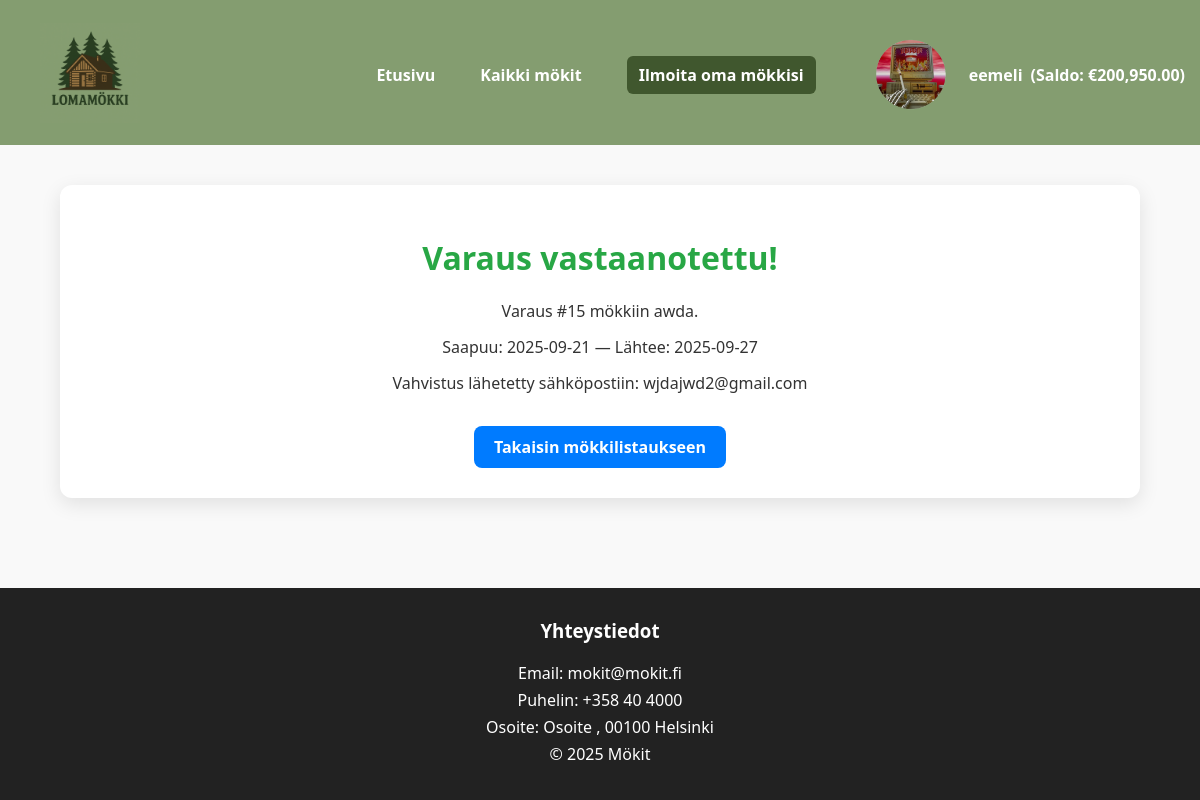
Page /booking_success.php?id=15 (signed in) on the committed database.
### tables this page shows
CREATE TABLE `users` (
  `id` int(11) NOT NULL,
  `username` varchar(100) NOT NULL,
  `email` varchar(255) NOT NULL,
  `phone` varchar(30) NOT NULL,
  `profile_image` varchar(255) DEFAULT NULL,
  `password` varchar(255) NOT NULL,
  `created_at` timestamp NOT NULL DEFAULT current_timestamp(),
  `balance` decimal(10,2) DEFAULT 0.00
);

CREATE TABLE `bookings` (
  `id` int(11) NOT NULL,
  `cabin_id` int(11) NOT NULL,
  `customer_name` varchar(150) NOT NULL,
  `customer_email` varchar(150) NOT NULL,
  `start_date` date NOT NULL,
  `end_date` date NOT NULL,
  `guests` int(11) NOT NULL,
  `created_at` timestamp NOT NULL DEFAULT current_timestamp(),
  `paid` decimal(10,2) DEFAULT 0.00,
  `status` enum('pending','paid','cancelled') DEFAULT 'pending'
);

CREATE TABLE `cabins` (
  `id` int(11) NOT NULL,
  `owner_id` int(11) NOT NULL,
  `name` varchar(100) NOT NULL,
  `description` text DEFAULT NULL,
  `price_per_night` decimal(8,2) NOT NULL,
  `max_guests` int(11) NOT NULL DEFAULT 4,
  `image` varchar(255) DEFAULT NULL,
  `location` varchar(100) DEFAULT '',
  `user_id` int(11) DEFAULT NULL
);

### booking_success.php (the view, shortened to what this page needs)
<?php
require 'config.php';
include 'header.php';
$id = (int)($_GET['id'] ?? 0);
$stmt = $pdo->prepare('SELECT b.*, c.name as cabin_name FROM bookings b JOIN cabins c ON b.cabin_id = c.id WHERE b.id = ?');
$stmt->execute([$id]);
$booking = $stmt->fetch();
?>
<!doctype html>
<html lang="fi">
<head>
  <link rel="stylesheet" href="style.css">
</head>
<body>
<main class="container">
  <div class="success-card">
    <h1>Varaus vastaanotettu!</h1>
    <p>Varaus #<?=htmlspecialchars($booking['id'])?> mökkiin <?=htmlspecialchars($booking['cabin_name'])?>.</p>
    <p>Saapuu: <?=htmlspecialchars($booking['start_date'])?> — Lähtee: <?=htmlspecialchars($booking['end_date'])?></p>
    <p>Vahvistus lähetetty sähköpostiin: <?=htmlspecialchars($booking['customer_email'])?></p>
    <a href="index.php">Takaisin mökkilistaukseen</a>
  </div>
</main>
</html>
<?php include 'footer.php'; ?>

### header.php (shortened to what this page needs)
<?php
require 'config.php';
$user = null;
$user_balance = 0;
if (isset($_SESSION['user_id'])) {
    $stmt = $pdo->prepare("SELECT * FROM users WHERE id = ?");
    $stmt->execute([$_SESSION['user_id']]);
    $user = $stmt->fetch();
    $user_balance = $user['balance'] ?? 0;
}
?>
<header>
  <div class="header-flex" style="display:flex;justify-content:space-between;align-items:center;padding:20px 0;">
<a href="index.php"><img src="images/logo.png" width="100" alt="Lomamökki logo" style="margin-left:40px;"></a>
    <nav style="display:flex;align-items:center;gap:15px;">
      <a href="index.php" style="color:#fff;text-decoration:none;font-weight:600;">Etusivu</a>
      <a href="all_cabins.php" style="color:#fff;text-decoration:none;font-weight:600;">Kaikki mökit</a>
      <a href="<?= isset($_SESSION['user_id']) ? 'add_cabin.php' : 'login.php'; ?>" class="btn" style="color:#fff;background:#40572e;padding:8px 12px;border-radius:6px;">Ilmoita oma mökkisi</a>
      <?php if ($user): ?>
      <div class="profile-dropdown" style="position:relative;">
        <a href="#" style="display:flex;align-items:center;color:#fff;text-decoration:none;">
          <img src="<?=htmlspecialchars($user['profile_image'] ?? 'default-avatar.png')?>" alt="Profiili" class="profile-pic" style="width:100px;height:100px;border-radius:50%;object-fit:cover;margin-right:8px;">
          <?=htmlspecialchars($user['username'])?>
          <span style="margin-left:8px;font-weight:600;">(Saldo: €<?=number_format($user_balance, 2)?>)</span>
        </a>
      </div>
      <?php else: ?>
        <a href="login.php" style="color:#fff;text-decoration:none;font-weight:600;">Kirjaudu / Rekisteröidy</a>
      <?php endif; ?>
    </nav>
  </div>
</header>

### style.css (style rules this page uses)
body { font-family: 'Segoe UI', Tahoma, Geneva, Verdana, sans-serif; margin: 0; color: #333; background-color: #f9f9f9; display: flex; flex-direction: column; min-height: 100vh; }
.container { width: 90%; max-width: 1300px; margin: auto; }
header { background-color: #849D70; color: #fff; padding: 5x 0; margin-bottom: auto; text-align: center; }
header nav { margin-top: 5px; }
header nav a { color: #fff; margin: 0 15px; text-decoration: none; font-weight: 600; transition: color 0.2s; }
.card, .success-card, .cabin-card { background-color: #fff; border-radius: 12px; padding: 16px; box-shadow: 0 4px 12px rgba(0,0,0,0.08); transition: transform 0.2s, box-shadow 0.2s; overflow: hidden; box-sizing: border-box; }
.success-card { background: #fff; border-radius: 12px; box-shadow: 0 6px 20px rgba(0,0,0,0.1); padding: 30px; margin: 40px 0; text-align: center; }
.success-card h1 { color: #28a745; margin-bottom: 20px; }
.success-card p { margin: 10px 0; line-height: 1.6; }
.success-card a { display: inline-block; margin-top: 20px; padding: 10px 20px; border-radius: 8px; background-color: #007bff; color: #fff; font-weight: 600; text-decoration: none; transition: background-color 0.2s, transform 0.2s; }
main { flex: 1; }
.profile-dropdown { position: relative; display: inline-block; }
.profile-pic { width: 80px; height: 80px; border-radius: 50%; object-fit: cover; margin-right: 8px; }

### rows in the picture
users: profile_image (picture), username "eemeli", balance "200,950.00"
bookings: id "15", cabin.name "awda", start_date "2025-09-21", end_date "2025-09-27", customer_email "wjdajwd2@gmail.com"
